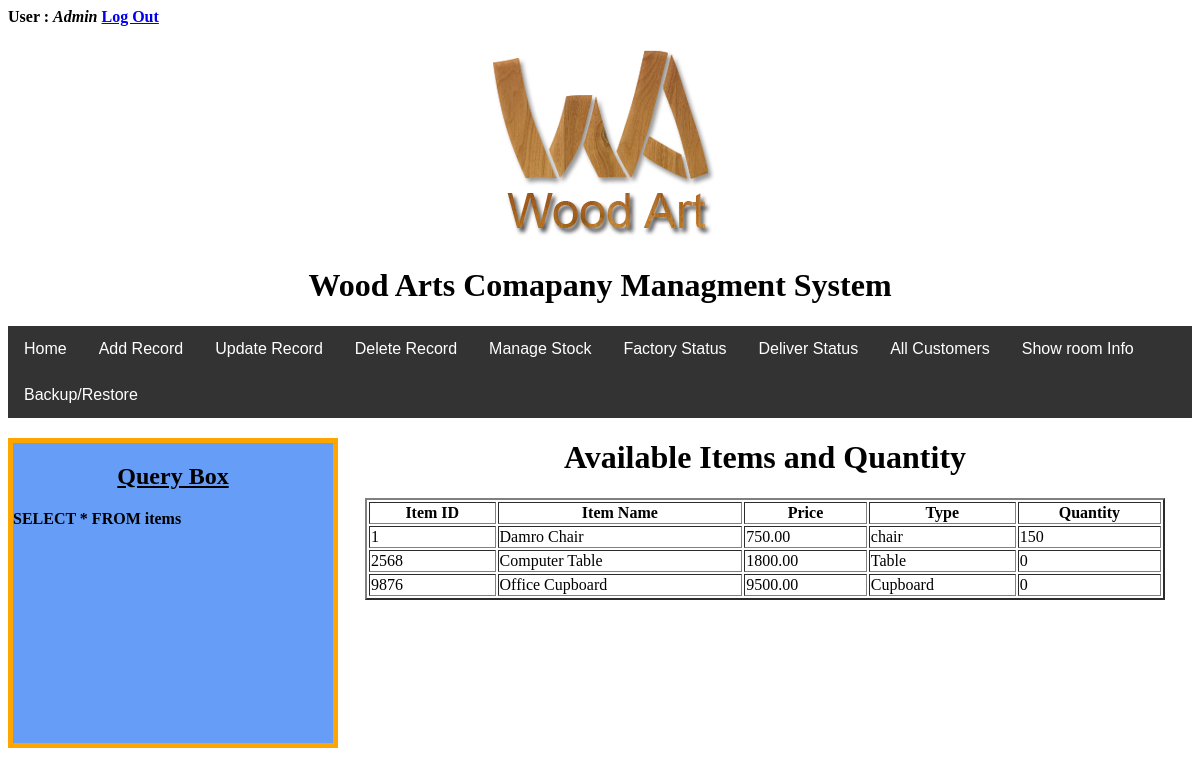
/items.php (signed in), run on an earlier commit of the app's database.
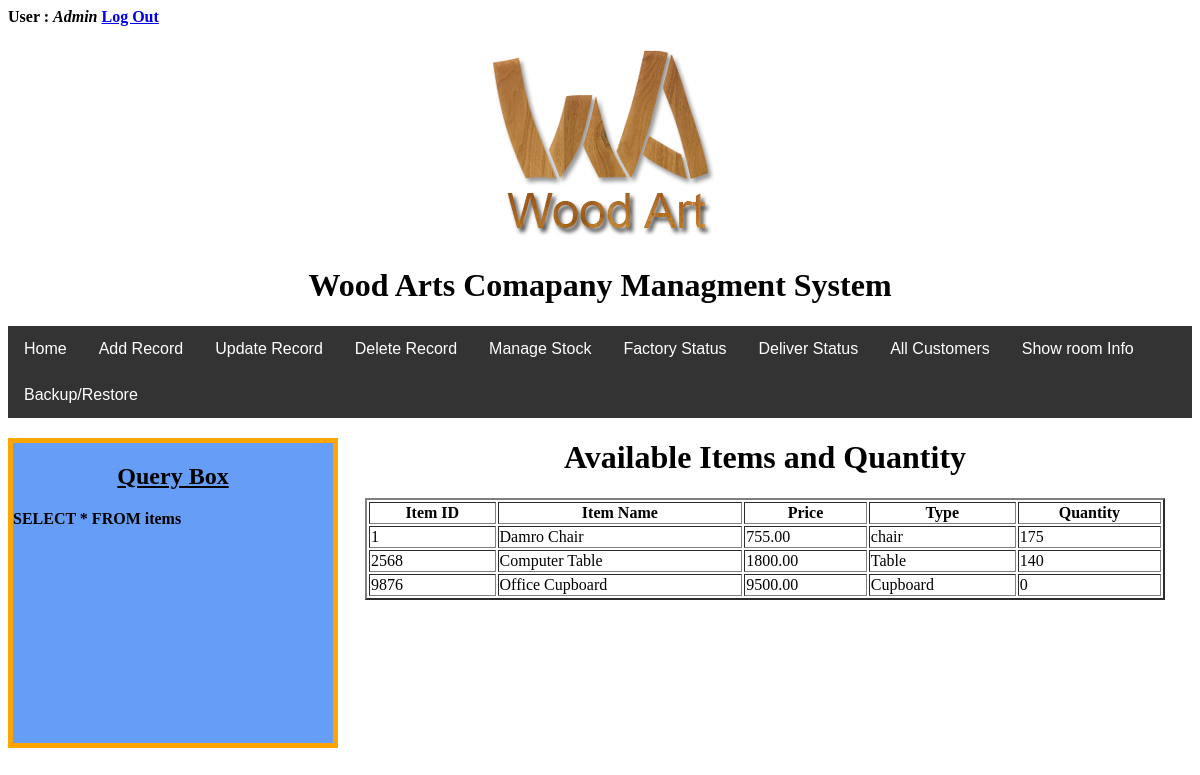
And on a later commit of the database.
### tables this page shows
CREATE TABLE `items` (
  `ItemID` varchar(5) NOT NULL,
  `ItemName` varchar(50) DEFAULT NULL,
  `price` decimal(6,2) DEFAULT NULL,
  `type` varchar(15) DEFAULT NULL,
  `Quantity` int(4) NOT NULL
);

### items.php (the view, shortened to what this page needs)
<?php
include_once('inc/connection.php');
$query="SELECT * FROM items";
$result=mysqli_query($connection,$query);
if(mysqli_num_rows($result)>0){
	$str='';
	while($row=mysqli_fetch_assoc($result)){
		$str.="<tr><td>$row[ItemID]</td><td>$row[ItemName]</td><td>$row[price]</td><td>$row[type]</td><td>$row[Quantity]</td></tr>";
	}
}
?>
<!DOCTYPE html>
<html>
<head>
<link rel="stylesheet" href="css/navmenu.css">
<link rel="stylesheet" href="css/formbox.css">
</head>
<body>
	<div id="profile">
		<b id="welcome">User : <i><?php echo $_SESSION['login_user']; ?></i></b>
		<b id="logout"><a href="login/logout.php">Log Out</a></b>
	</div>
<p align="center"><img src="img/logo.png"></p>
<h1 align="center"> Wood Arts Comapany Managment System</h1>
<?php
require_once('process/menu.php');
echo $menu;
 ?>
 <div class="qbox">
 	<h2 align="center"><u>Query Box</U></h2>
 		<p><?php echo $query; ?></p>
 </div>
<h1 align="center">Available Items and Quantity</h1>
<table caption='All available Items' border='2' align='center' style="width:800px">
	<tr>
		<th>Item ID</th>
		<th>Item Name</th>
		<th> Price </th>
		<th> Type </th>
		<th> Quantity </th>
	</tr>
	<?php if(isset($str)) {echo $str;} ?>
</table>
</body>
</html>

### process/menu.php (shortened to what this page needs)
<?php
$loginlevel=$_SESSION['login_level'];
if ($loginlevel==1){
  $menu="
  <div class='container'>
  	<a class='active' href='/woodarts/index.php'>Home</a>
  	<div class='dropdown'>
      <button class='dropbtn'>Add Record</button>
      <div class='dropdown-content'>
        <a href='/woodarts/add/addcustomer.php'>Add a Customer</a>
        <a href='/woodarts/add/additem.php'>Add an Item</a>
        <a href='/woodarts/add/addorder.php'>Add a Order</a>
        <a href='/woodarts/add/newbranch.php'>Add New Showroom</a>
      </div>
    </div>
    <div class='dropdown'>
      <button class='dropbtn'>Update Record</button>
      <div class='dropdown-content'>
        <a href='/woodarts/update/items.php'>Update an Item</a>
        <a href='/woodarts/update/customer.php'>Update Customer</a>
      </div>
    </div>
    <div class='dropdown'>
      <button class='dropbtn'>Delete Record</button>
      <div class='dropdown-content'>
        <a href='/woodarts/delete/item.php'>delete an Item</a>
        <a href='/woodarts/delete/customer.php'>delete Customer</a>
        <a href='/woodarts/delete/order.php'>delete Order</a>
        <a href='/woodarts/delete/showroom.php'>delete Showroom</a>
      </div>
    </div>
    <div class='dropdown'>
      <button class='dropbtn'>Manage Stock</button>
      <div class='dropdown-content'>
        <a href='/woodarts/items.php'>View Stock</a>
        <a href='/woodarts/update/updateqty.php'>Update Quantity</a>
      </div>
    </div>
    <a href='/woodarts/view/factory.php'>Factory Status</a>
  	<a href='/woodarts/deliver.php'>Deliver Status</a>
  	<a href='/woodarts/process/allcustomer.php' target=blank>All Customers</a>
  	<a href='/woodarts/branch.php'>Show room Info</a>
  	<a href='/woodarts/backup/index.php'>Backup/Restore</a>
  </div>";
}else if ($loginlevel==2){
  $menu="
  <div class='container'>
  	<a class='active' href='/woodarts/index.php'>Home</a>
  	<div class='dropdown'>
      <button class='dropbtn'>Add Record</button>
      <div class='dropdown-content'>
        <a href='/woodarts/add/addcustomer.php'>Add a Customer</a>
        <a href='/woodarts/add/addorder.php'>Add a Order</a>
      </div>
    </div>
    <div class='dropdown'>
      <button class='dropbtn'>Update Record</button>
      <div class='dropdown-content'>
        <a href='/woodarts/update/item.php'>Update an Item</a>
        <a href='/woodarts/update/customer.php'>Update Customer</a>
      </div>
    </div>
  	<a href='/woodarts/deliver.php'>Deliver Status</a>
  	<a href='/woodarts/branch.php'>Showroom Info</a>
  </div>";
}
 ?>

### css/navmenu.css (style rules this page uses)
.container { overflow: hidden; background-color: #333; font-family: Arial; }
.container a { float: left; font-size: 16px; color: white; text-align: center; padding: 14px 16px; text-decoration: none; }
.dropdown { float: left; overflow: hidden; }
.dropdown .dropbtn { font-size: 16px; border: none; outline: none; color: white; padding: 14px 16px; background-color: inherit; }

### css/formbox.css (style rules this page uses)
.qbox { background-color:#659df7; border: 5px solid orange; color:black; font-weight:bold; margin:20px auto; height:300px; width: 320px; float: left; }

What changed in the data, as far as the page shows it:
changed items "Damro Chair": price "750.00" → "755.00"; Quantity "150" → "175"
changed items "Computer Table": Quantity "0" → "140"
